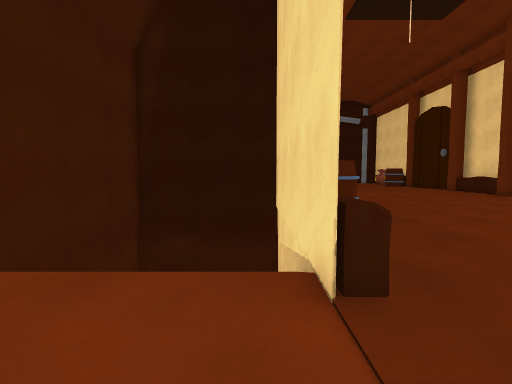
view 1 (above)

19 first-person views from a walk through a Unity game level. The camera is 1.3 m above the floor, tilts 4° down and sees 85° across. The floor is counted in squares, 1 m on a side. Each view is taken from the middle of a square. On the plan, view 1 faces up. The plan holds only what a view shows up to about 13 squares ahead; the rest is blank. The place goes on beyond the plan. The player character is not drawn. Some animated figures are left out.

view 2
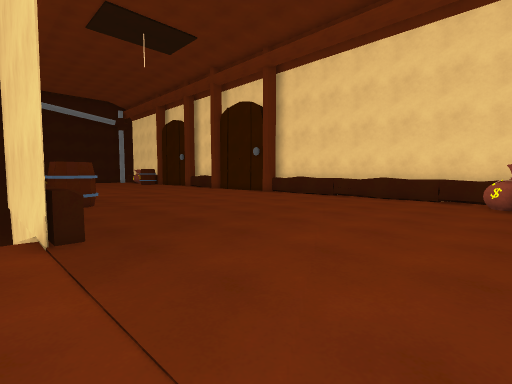

view 3
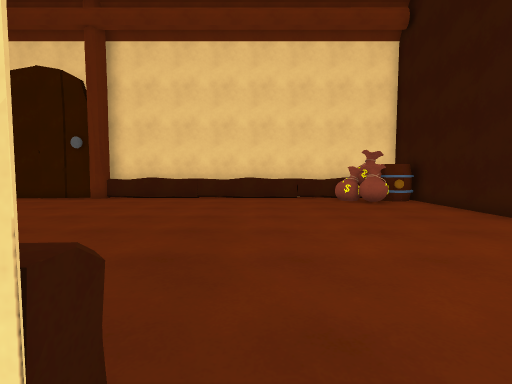

view 4
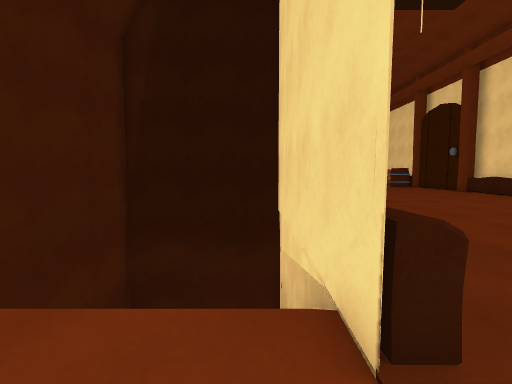

view 5
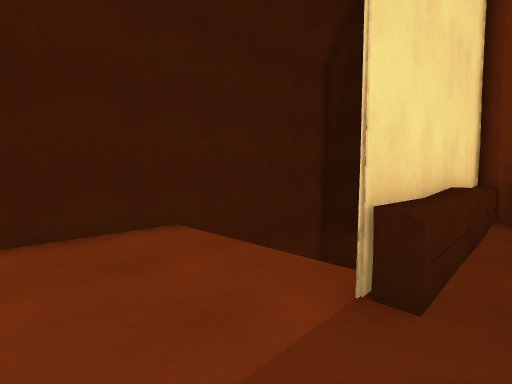

view 6
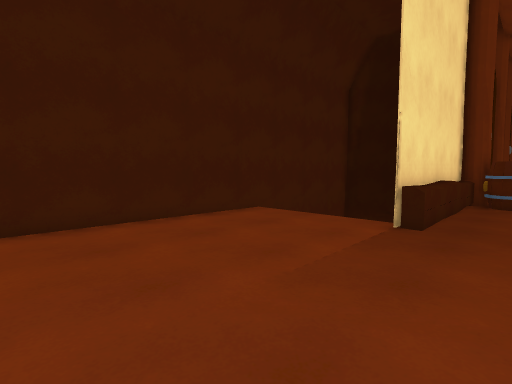

view 7
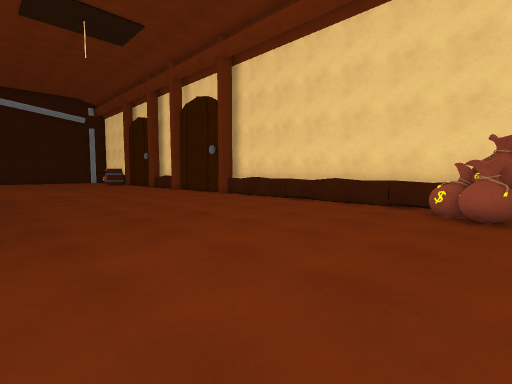

view 8
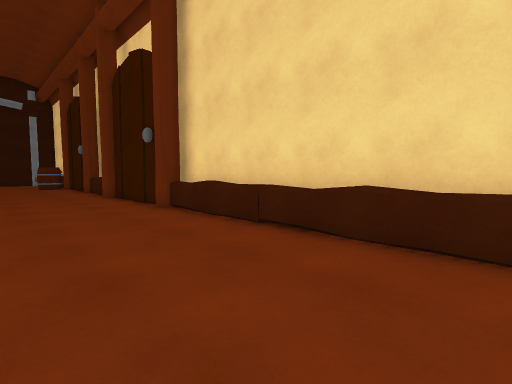

view 9
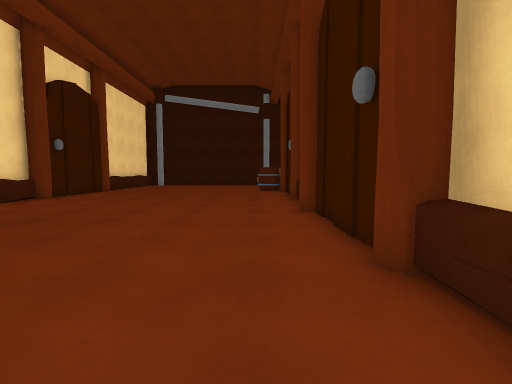

view 10
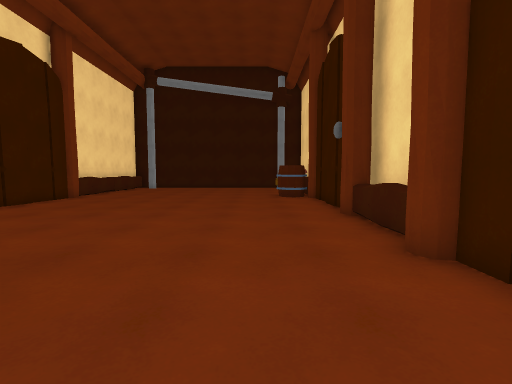

view 11
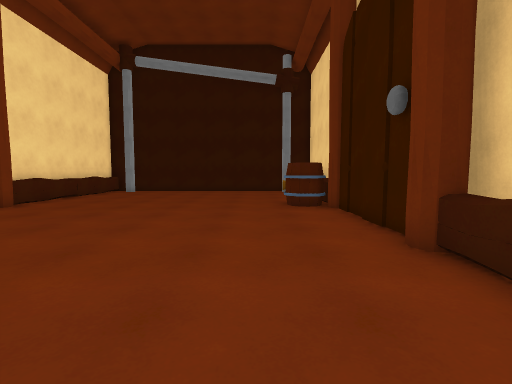

view 12
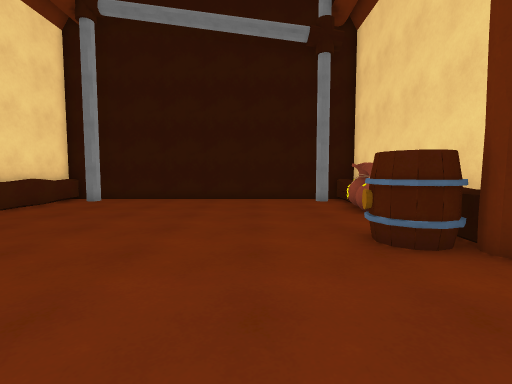

view 13
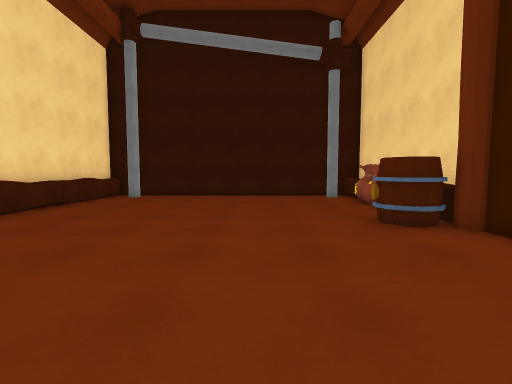

view 14
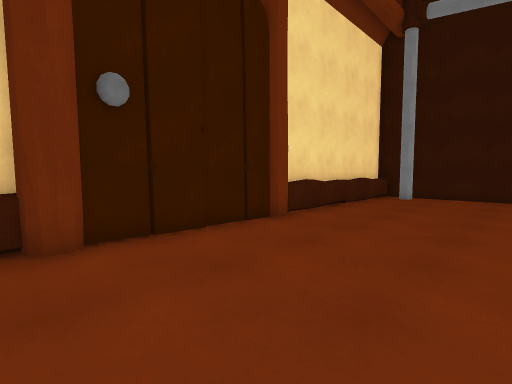

view 15
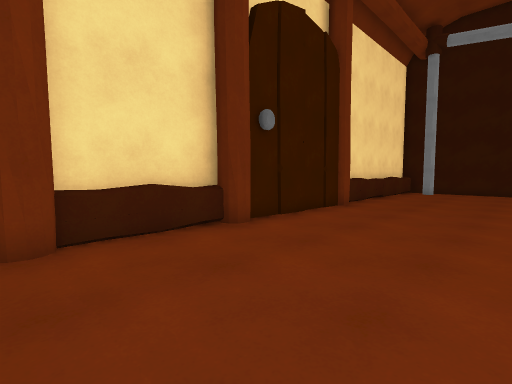

view 16
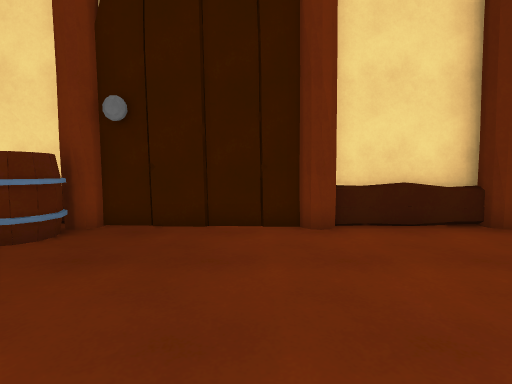

view 17
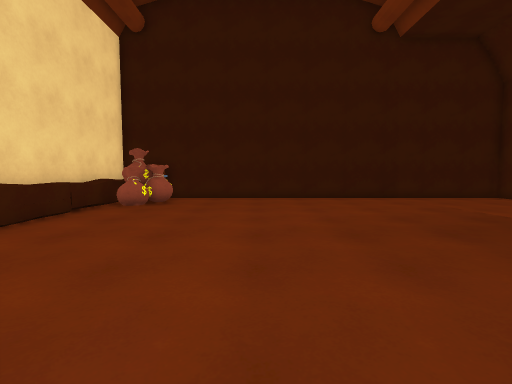

view 18
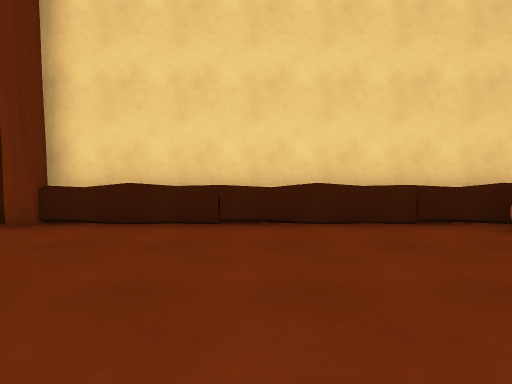

view 19
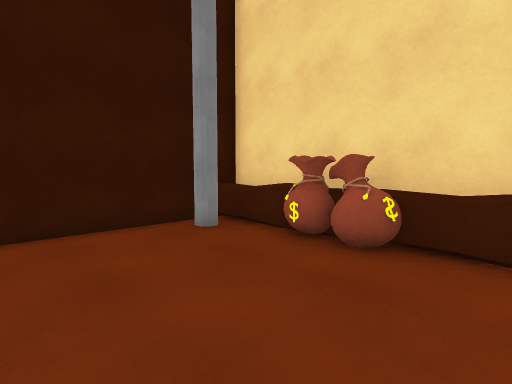

### Floor plan
Points are (right, up) in squares from view 1. A wall is a line through its corners. A room is listed if a view was taken in it or the views show most of it. See-through windows are left out.
Room 1 (views 1, 2, 3, 4, 5, 6, 7, 8, 9, 10, 11, 12, 13, 14, 15, 16, 17, 18, 19)
walls: (3.3, 9) (2.9, 8.5) (2, 8.6); (1.4, 15.1) (1.3, 10.2); (2, 9.8) (2.5, 10) (2.9, 9.9) (3.2, 9.7); (3, 8.7) (2.7, 8.5); (2.2, 8.6) (2, 8.8); (14, 10.3) (14, 15); (0.8, 19.8) (0.8, 15.9); (1.4, 21.5) (1.4, 20.2); (0.8, 4.5) (0.8, 2.6); (14.8, 17.9) (14.8, 20.2); (1.5, 22.9) (1.5, 21.5); (14, 20.5) (14, 25); (1.3, 2.8) (0.8, 2.8) (0.8, 10.6) (-4.4, 10.6) (-4.4, -3.8); (1.4, 24.2) (1.4, 22.7); (1.5, 25.1) (1.5, 24.1); (12.3, 25.8) (12.2, 26.1) (12.3, 26.6); (13.3, 25.5) (12.4, 25.6); (13.4, 25.6) (12.8, 25.4) (12, 26.1); (12.5, -2.1) (12.7, -1.8); (14.8, 26.9) (14.8, 34.7); (12.7, -2.7) (13.1, -2.5); (12.8, -2.7) (12.9, -2.2); (12.8, -2.8) (13.1, -2.5); (11.7, -3.3) (11.7, -2.4); (12.5, -3.2) (13.1, -2.3); (12, -3.5) (12, -3.2) (12.3, -2.9); (12.1, -3.6) (11.7, -3) (12, -2.7); (11.9, -3.7) (11.6, -3.2); (12, -3.7) (11.9, -3.3); (13.6, 29.7) (13.5, 30) (13.6, 30.6); (7.9, -5.3) (13, -5.3); (12.3, -4.3) (12.7, -3.8) (12.4, -3.1) (13.1, -2.4); (13.7, 30) (13.4, 31.2); (12.4, -4.6) (12.4, -4.1); (13.4, 30.3) (13.7, 30.8) (13.3, 31.4); (14, 30.1) (13.6, 30.5); (14, 30.3) (14, 30.9); (14.8, -4.1) (14.8, 10.1); (13.5, 31) (13.5, 31.7); (13.6, 31) (13.8, 31.7); (14.2, 30.9) (13.5, 31.2); (14.2, 31) (13.5, 31.3); (6.4, 34.7) (4.1, 34.7); (0.8, 34.1) (0.8, 26.6); (13.4, 34.7) (9.3, 34.7)
low walls: (1.3, 9.5) (1.3, 2.8); (1.4, 19.5) (1.4, 15.9); (14, 16.4) (14, 19.5); (12, 26.1) (12.1, 26.6); (12.3, -2.6) (12.5, -2.1); (14, 28.2) (14, 29.7); (14, -3.8) (14, 9.5); (14, 31.8) (13.9, 34.5); (1.4, 34) (1.4, 26)

Positions as (right, up) in squares from view 1, and headings:
1: (0, 0), facing up
2: (0, -3), facing up-right
3: (0, 2), facing right
4: (0, 1), facing up
5: (2, 0), facing up-left
6: (3, -4), facing up-left
7: (3, -4), facing up-right
8: (9, 0), facing up-right
9: (12, 6), facing up
10: (11, 11), facing up
11: (11, 15), facing up
12: (10, 21), facing up
13: (9, 19), facing up
14: (7, 19), facing up-left
15: (7, 15), facing up-left
16: (8, 14), facing left
17: (8, 9), facing down
18: (7, 4), facing right
19: (9, 28), facing up-right
